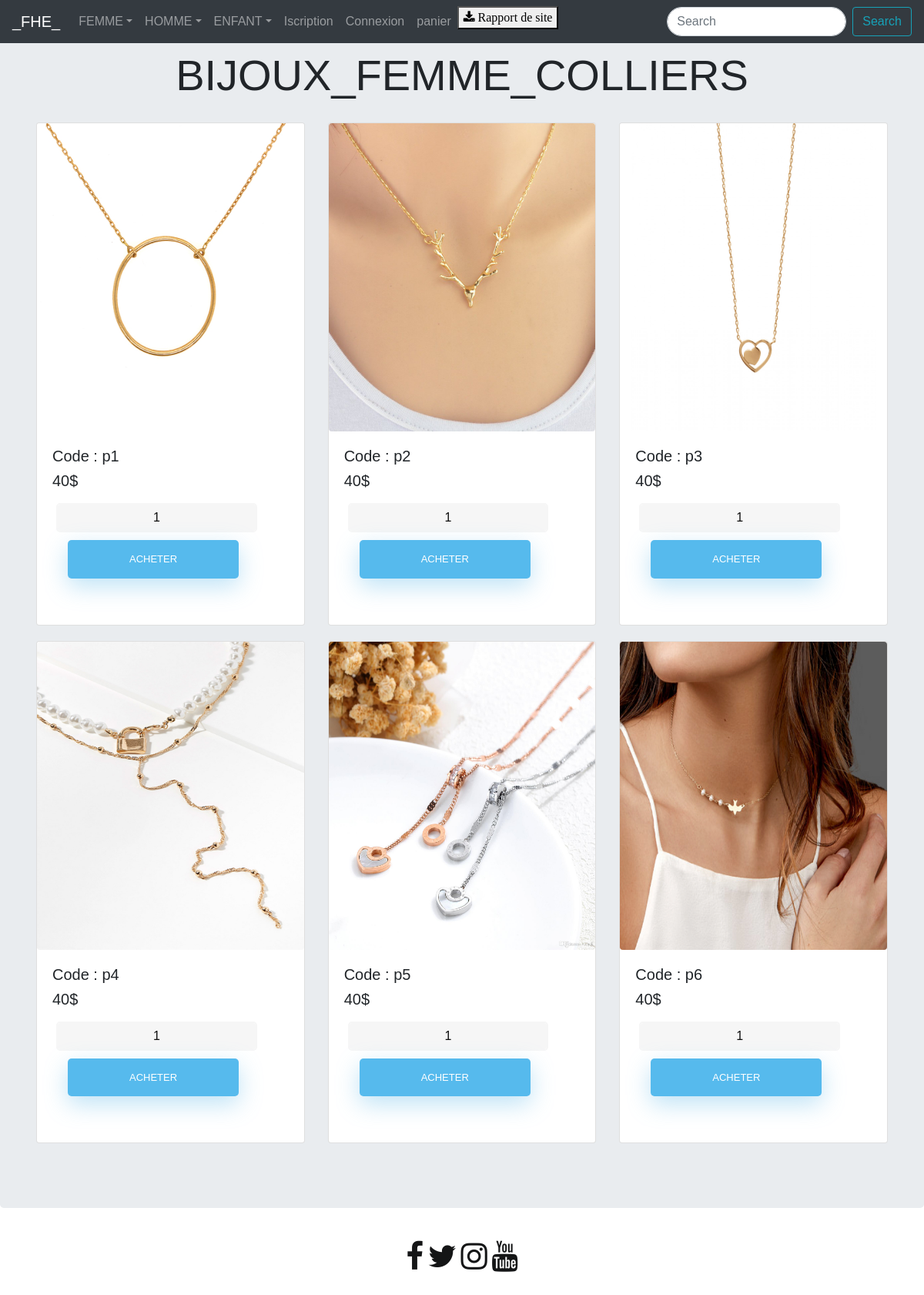
/colliersF.php, run on the app's committed database.
### tables this page shows
CREATE TABLE `product` (
  `id` int(11) NOT NULL,
  `pname` varchar(255) DEFAULT NULL,
  `image` varchar(255) DEFAULT NULL,
  `price` double DEFAULT NULL
);

### colliersF.php (the view, shortened to what this page needs)
<!doctype html>
<html lang="en">
<head>
    <link rel="stylesheet" href="https://stackpath.bootstrapcdn.com/bootstrap/4.3.1/css/bootstrap.min.css"
>
    <link rel="stylesheet" href="https://cdnjs.cloudflare.com/ajax/libs/font-awesome/4.7.0/css/font-awesome.min.css">
    <link rel="stylesheet" type="text/css" href="ACCUEIL.css">
</head>
<body>
    <div class="jumbotron">
        <div class="container-fluid padding">
            <div class="row welcome text-center">
                <div class="col-12 ">
                    <h1 class="display-4">BIJOUX_FEMME_COLLIERS</h1>
                </div>
            </div>
        </div>
        <div class="container-fluid padding">
            <div class="row">
                <div class="col-md-4 col-xs-4 col-sm-3 col-md-2">
                    <div class="card">
                        <?php
          $conn = mysqli_connect("localhost","id13014500_root","chaimaelmejgari","id13014500_ex_db");
          $query = "SELECT * FROM product where id=78 ";
            $result = mysqli_query($conn,$query);
            if(mysqli_num_rows($result) > 0) {
                while ($row = mysqli_fetch_array($result)) { ?>
                        <form method="post" action="cart.php?action=add&id=<?php echo $row["id"]; ?>">
                                 <img src="<?php echo $row["image"]; ?>" class="card-img-top rounded mx-auto d-block">
                                <div class="card-body">
                                <h5 class="card-text"><?php echo $row["pname"]; ?></h5>
                                <h5 class="card-title"><?php echo $row["price"]; ?>$</h5>
                                <input type="text" name="quantity" class="form-control" value="1">
                                <input class="btn btn-outline-secondary" type="submit" name="add"
                                       value="acheter">
                                       </div>
                        </form>
                    <?php
                }
            }
        ?>
                    </div>
                </div>
                <div class="col-md-4 col-xs-4 col-sm-3 col-md-2">
                    <div class="card">
                        <?php
          $conn = mysqli_connect("localhost","id13014500_root","chaimaelmejgari","id13014500_ex_db");
          $query = "SELECT * FROM product where id=79 ";
            $result = mysqli_query($conn,$query);
            if(mysqli_num_rows($result) > 0) {
                while ($row = mysqli_fetch_array($result)) { ?>
                        <form method="post" action="cart.php?action=add&id=<?php echo $row["id"]; ?>">
                                 <img src="<?php echo $row["image"]; ?>" class="card-img-top rounded mx-auto d-block">
                                <div class="card-body">
                                <h5 class="card-text"><?php echo $row["pname"]; ?></h5>
                                <h5 class="card-title"><?php echo $row["price"]; ?>$</h5>
                                <input type="text" name="quantity" class="form-control" value="1">
                                <input class="btn btn-outline-secondary" type="submit" name="add"
                                       value="acheter">
                                       </div>
                        </form>
                    <?php
                }
            }
        ?>
                    </div>
                </div>
                <div class="col-md-4 col-xs-4 col-sm-3 col-md-2 ">
                    <div class="card">
                        <?php
          $conn = mysqli_connect("localhost","id13014500_root","chaimaelmejgari","id13014500_ex_db");
          $query = "SELECT * FROM product where id=80 ";
            $result = mysqli_query($conn,$query);
            if(mysqli_num_rows($result) > 0) {
                while ($row = mysqli_fetch_array($result)) { ?>
                        <form method="post" action="cart.php?action=add&id=<?php echo $row["id"]; ?>">
                                 <img src="<?php echo $row["image"]; ?>" class="card-img-top rounded mx-auto d-block">
                                <div class="card-body">
                                <h5 class="card-text"><?php echo $row["pname"]; ?></h5>
                                <h5 class="card-title"><?php echo $row["price"]; ?>$</h5>
                                <input type="text" name="quantity" class="form-control" value="1">
                                <input class="btn btn-outline-secondary" type="submit" name="add"
                                       value="acheter">
                                       </div>
                        </form>
                    <?php
                }
            }
        ?>
                    </div>
                </div>
            </div>
        </div>
        <div class="container-fluid padding">
            <div class="row">
                <div class="col-md-4 col-xs-4 col-sm-3 col-md-2">
                    <div class="card">
                        <?php
          $conn = mysqli_connect("localhost","id13014500_root","chaimaelmejgari","id13014500_ex_db");
          $query = "SELECT * FROM product where id=81 ";
            $result = mysqli_query($conn,$query);
            if(mysqli_num_rows($result) > 0) {
                while ($row = mysqli_fetch_array($result)) { ?>
                        <form method="post" action="cart.php?action=add&id=<?php echo $row["id"]; ?>">
                                 <img src="<?php echo $row["image"]; ?>" class="card-img-top rounded mx-auto d-block">
                                <div class="card-body">
                                <h5 class="card-text"><?php echo $row["pname"]; ?></h5>
                                <h5 class="card-title"><?php echo $row["price"]; ?>$</h5>
                                <input type="text" name="quantity" class="form-control" value="1">
                                <input class="btn btn-outline-secondary" type="submit" name="add"
                                       value="acheter">
                                       </div>
                        </form>
                    <?php
                }
            }
        ?>
                    </div>
                </div>
                <div class="col-md-4 col-xs-4 col-sm-3 col-md-2">
                    <div class="card">
                        <?php
          $conn = mysqli_connect("localhost","id13014500_root","chaimaelmejgari","id13014500_ex_db");
          $query = "SELECT * FROM product where id=82 ";
            $result = mysqli_query($conn,$query);
            if(mysqli_num_rows($result) > 0) {
                while ($row = mysqli_fetch_array($result)) { ?>
                        <form method="post" action="cart.php?action=add&id=<?php echo $row["id"]; ?>">
                                 <img src="<?php echo $row["image"]; ?>" class="card-img-top rounded mx-auto d-block">
                                <div class="card-body">
                                <h5 class="card-text"><?php echo $row["pname"]; ?></h5>
                                <h5 class="card-title"><?php echo $row["price"]; ?>$</h5>
                                <input type="text" name="quantity" class="form-control" value="1">
                                <input class="btn btn-outline-secondary" type="submit" name="add"
                                       value="acheter">
                                       </div>
                        </form>
                    <?php
                }
            }
        ?>
                    </div>
                </div>
                <div class="col-md-4 col-xs-4 col-sm-3 col-md-2 ">
                    <div class="card">
                        <?php
          $conn = mysqli_connect("localhost","id13014500_root","chaimaelmejgari","id13014500_ex_db");
          $query = "SELECT * FROM product where id=83 ";
            $result = mysqli_query($conn,$query);
            if(mysqli_num_rows($result) > 0) {
                while ($row = mysqli_fetch_array($result)) { ?>
                        <form method="post" action="cart.php?action=add&id=<?php echo $row["id"]; ?>">
                                 <img src="<?php echo $row["image"]; ?>" class="card-img-top rounded mx-auto d-block">
                                <div class="card-body">
                                <h5 class="card-text"><?php echo $row["pname"]; ?></h5>
                                <h5 class="card-title"><?php echo $row["price"]; ?>$</h5>
                                <input type="text" name="quantity" class="form-control" value="1">
                                <input class="btn btn-outline-secondary" type="submit" name="add"
                                       value="acheter">
                                       </div>
                        </form>
                    <?php
                }
            }
        ?>
                    </div>
                </div>
            </div>
        </div>
    </div>
<?php
    include("menu/menu.php")
    ?>
</body>
</html>

### ACCUEIL.css (style rules this page uses)
[class*="col"] { margin-bottom: 20px; }
img { width: 100%; height: 400px; }
html { background-color: #ffffff; }
body { font-family: "Poppins", sans-serif; height: 100vh; }
input[type=button], input[type=submit], input[type=reset] { background-color: #56baed; border: none; color: white; padding: 15px 80px; text-align: center; text-decoration: none; display: inline-block; text-transform: uppercase; font-size: 13px; -webkit-box-shadow: 0 10px 30px 0 rgba(95,186,233,0.4); box-shadow: 0 10px 30px 0 rgba(95,186,233,0.4); -webkit-border-radius: 5px 5px 5px 5px; border-radius: 5px 5px 5px 5px; margin: 5px 20px 40px 20px; -webkit-transition: all 0.3s ease-in-out; -moz-transition: all 0.3s ease-in-out; -ms-transition: all 0.3s ease-in-out; -o-transition: all 0.3s ease-in-out; transition: all 0.3s ease-in-out; }
input[type=text] { background-color: #f6f6f6; border: none; color: #0d0d0d; padding: 15px 32px; text-align: center; text-decoration: none; display: inline-block; font-size: 16px; margin: 5px; width: 85%; border: 2px solid #f6f6f6; -webkit-transition: all 0.5s ease-in-out; -moz-transition: all 0.5s ease-in-out; -ms-transition: all 0.5s ease-in-out; -o-transition: all 0.5s ease-in-out; transition: all 0.5s ease-in-out; -webkit-border-radius: 5px 5px 5px 5px; border-radius: 5px 5px 5px 5px; }
input[type=text]:placeholder { color: #cccccc; }
.form-control { border-radius:1.5rem; }

### data on the page
product: image (picture), pname "Code : p1", price "40"
product: image (picture), pname "Code : p2", price "40"
product: image (picture), pname "Code : p3", price "40"
product: image (picture), pname "Code : p4", price "40"
product: image (picture), pname "Code : p5", price "40"
product: image (picture), pname "Code : p6", price "40"
